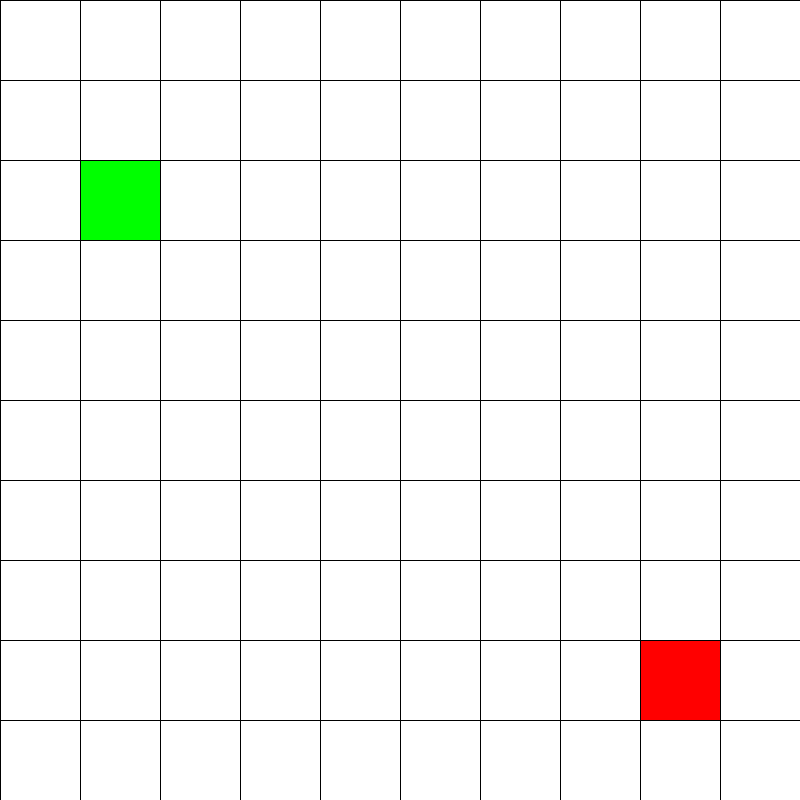
Frame 1 (no input)
Frame 60 (the mouse pressed at the canvas centre just before this capture): identical to frame 1, image omitted
Frame 120 (the mouse held since frame 60 and released just before this capture): identical to frame 1, image omitted

The Processing sketch that drew this single still picture (run headless with seeded random() and noise(); from frame 60 on, the mouse is pressed at the canvas centre):

// Processing sketch: AStar
// ── AStar.pde

NodeManager nodeManager;
int scale = 80;
int size;

void setup() {
  size(800,800);
  size = width/scale;
  nodeManager = new NodeManager(size, scale);
  nodeManager.setStartNode(1,2);
  nodeManager.startingNode.fcost = 0;
  nodeManager.openNodes.add(nodeManager.startingNode);
  nodeManager.setEndNode(8,8);
}

void draw() {
  nodeManager.drawNodes();
}

void mouseDragged() {
  int mx = mouseX/scale;
  int my = mouseY/scale;
  nodeManager.nodes[my][mx] = new WallNode(new PVector(mx, my), nodeManager);
}

void keyPressed() {
  nodeManager.getLowestNode().expand();
}

// ── EndNode.pde
class EndNode extends Node {
  public EndNode(PVector position, NodeManager nodeManager) {
    super(position, nodeManager);
    c = color(255,0,0);
  }
}

// ── Node.pde
public class Node {
  PVector pos;
  int fcost = 10000;
  int gcost = 10000;
  int cost;
  
  int size;
  int scale;
  color c;
  
  boolean terminal = false;
  boolean open = false;
  NodeManager nodeManager;
  Node ancestor;
  
  public Node(PVector position, NodeManager nodeManager) {
    this.size = nodeManager.size;
    this.scale = nodeManager.scale;
    this.pos = position;
    this.nodeManager = nodeManager;
    c = color(255,255,255);
  }
  
  public void draw() {
    fill(c);
    rect(pos.x*scale, pos.y*scale, scale, scale);
    fill(0);
    if(cost != 0) {
      textSize(24);
      text(fcost, pos.x*scale + 4, pos.y*scale + 24);
      text(gcost, pos.x*scale + scale - 32, pos.y*scale + 24);
      textSize(32);
      text(cost, pos.x*scale + scale/2 - 12, pos.y*scale + scale/2 + 20);
    }
  }
  
  public void expand() {
    boolean ended = false;
    for(int y=-1; y<=1; y++) {
      for(int x=-1; x<=1; x++) {
        if(x == 0 && y == 0) continue;
        if(pos.x+x < 0 || pos.x+x >= size || pos.y+y < 0 || pos.y+y >= size) continue;
        Node n = nodeManager.nodes[floor(pos.y)+y][floor(pos.x)+x];
        if(n.terminal) continue;
        if(n instanceof WallNode) continue;
        if(n instanceof EndNode) {
          colorBackwards(this);
          colorBackwards(n);
          ended = true;
          break;
        }
        
        int nfcost;
        if(x == 0 || y == 0) {
          // not diagonals
          nfcost = this.fcost + 10;
        } else {
          nfcost = this.fcost + 14;
        }
        
        if(nfcost < n.fcost) {
            n.fcost = nfcost;
            n.cost = n.fcost + n.gcost;
            n.ancestor = this;
         }
        
        if(!n.open) {
          n.calculateGCost();
          n.fcost = nfcost;
          n.cost = n.fcost + n.gcost;
          n.c = color(0,255,0);
          print(nodeManager.openNodes.size());
          nodeManager.openNodes.add(n);
          n.open = true;
        }
      }
    }
    
    if(!ended) {
      this.c = color(255,0,0);
    }
    
    this.terminal = true;
    nodeManager.openNodes.remove(this);
    this.open = false;
  }
  
  void colorBackwards(Node n) {
    Node tmp = n;
    while(tmp != null) {
      tmp.c = color(0,100,255);
      tmp = tmp.ancestor;
    }
  }
  
  public void calculateGCost() {
    gcost = floor(dist(pos.x, pos.y, nodeManager.endNode.pos.x, 
    nodeManager.endNode.pos.y)*10);
  }
}

// ── NodeManager.pde
class NodeManager {
  public Node[][] nodes;
  public Node startingNode;
  public Node endNode;
  public ArrayList<Node> openNodes;
  
  int size;
  int scale;
  
  public NodeManager(int size, int scale) {
    this.size = size;
    this.scale = width/size;
    openNodes = new ArrayList<Node>();
    initNodes();
  }
  
  void initNodes() {
    nodes = new Node[size][size];
  
    for(int y=0;y<size;y++) {
      for(int x=0;x<size;x++) {
        nodes[y][x] = new Node(new PVector(x,y), this);
      }
    }
  }
  
  void setStartNode(int x, int y) {
    nodes[y][x] = new StartingNode(new PVector(x,y), this);
    startingNode = nodes[y][x];
  }
  
  void setEndNode(int x, int y) {
    nodes[y][x] = new EndNode(new PVector(x,y), this);
    endNode = nodes[y][x];
  }
  
  void setWallNode(int x, int y) {
    nodes[y][x] = new WallNode(new PVector(x,y), this);
  }
  
  void drawNodes() {
    for(int y=0;y<size;y++) {
    for(int x=0;x<size;x++) {
      nodes[y][x].draw();
    }
  }
  }
  
  Node getLowestNode() {
    Node minNode = openNodes.get(0);
    for(Node n: openNodes) {
     if(n.cost < minNode.cost) {
       minNode = n;
     }
     else if(n.cost == minNode.cost) {
       if(n.gcost < minNode.gcost) {
         minNode = n;
       }
     }
    }
    return minNode;
  }
}

// ── StartingNode.pde
class StartingNode extends Node {
  public StartingNode(PVector position, NodeManager nodeManager) {
    super(position, nodeManager);
    c = color(0,255,0);
  }
}

// ── WallNode.pde
class WallNode extends Node {
  public WallNode(PVector position, NodeManager nodeManager) {
    super(position, nodeManager);
    c = color(0,0,0);
  }
}
